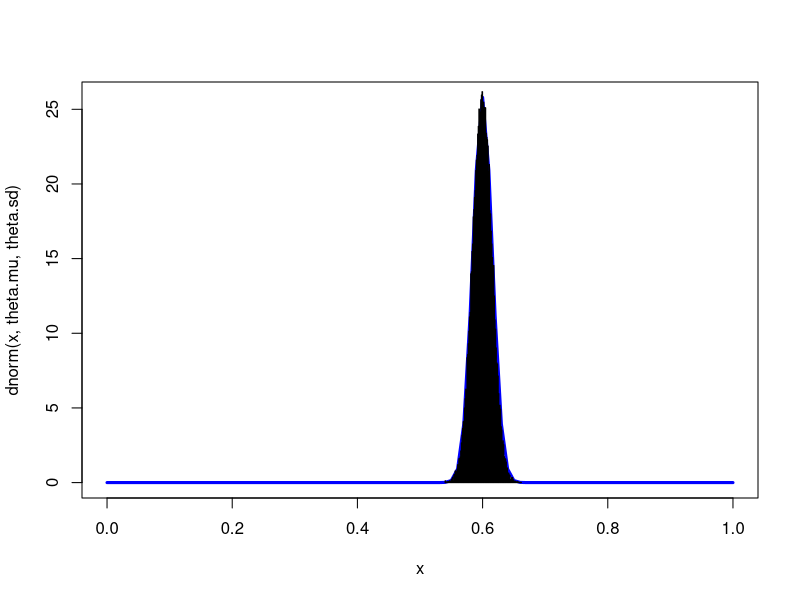
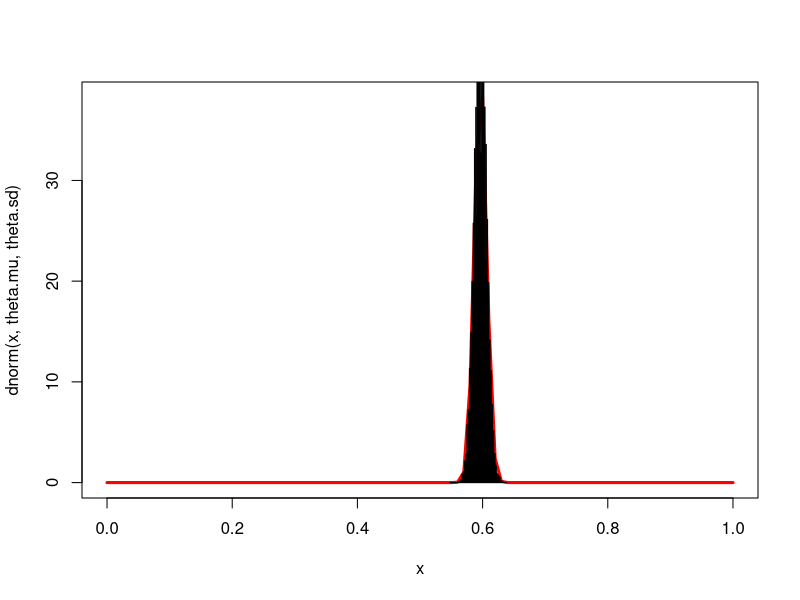
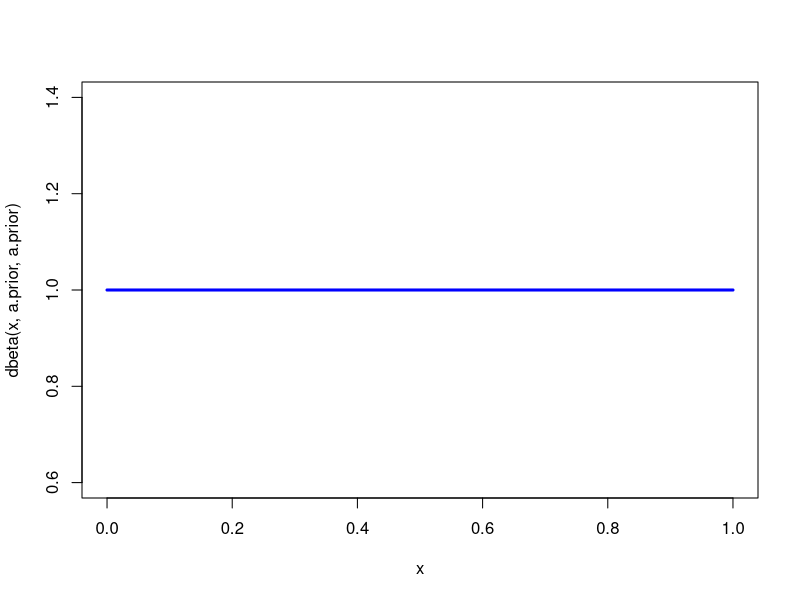
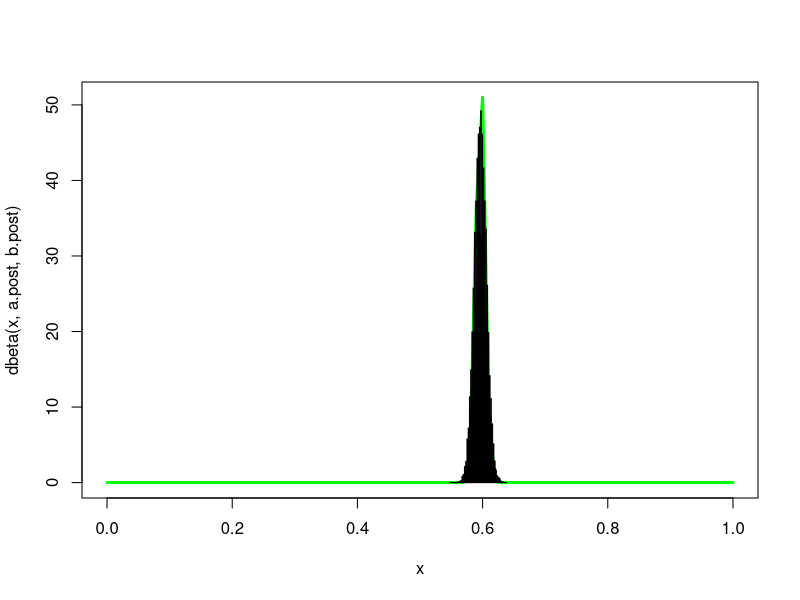
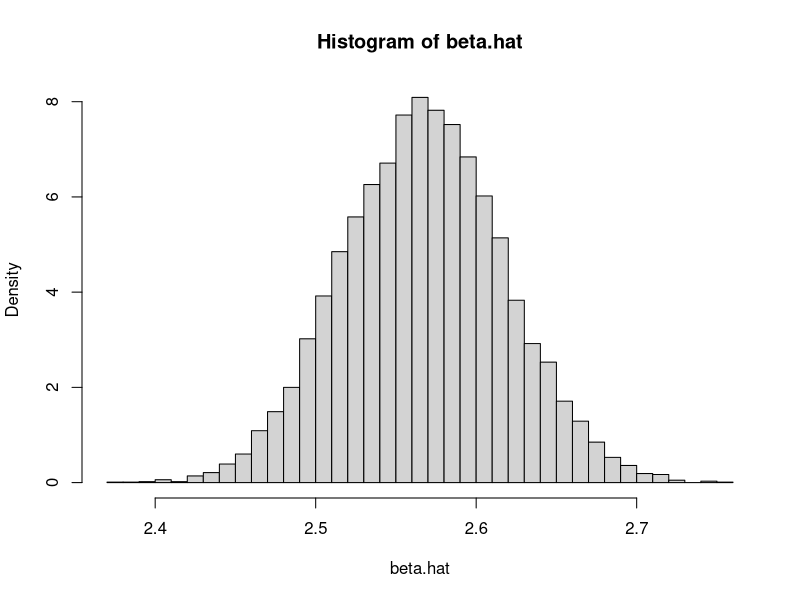

Recreate these plots in R, in order.
## ---- chunk 1
R <- 50000 # number of replications
N <- 1000 
theta.true <- 0.6
theta.hat <- rep(0, R)

for(i in 1:R)
{
  y.raw <- rbinom(N, 1, theta.true)
  theta.hat[i] <- mean(y.raw)
}

theta.mu <- mean(theta.hat)
theta.sd <- sd(theta.hat)
curve(dnorm(x, theta.mu, theta.sd), type = "l", lwd = 3, col="blue")
hist(theta.hat, breaks=100, add=TRUE, freq=FALSE)
## ---- chunk 2
N <- 5000
y.one <- rbinom(N, 1, theta.true)


R <- 50000 # number of replications
theta.hat <- rep(0, R)

for(i in 1:R)
{
  y.raw <- sample(y.one, size=2500, replace=TRUE)
  theta.hat[i] <- mean(y.raw)
}

theta.mu <- mean(theta.hat)
theta.sd <- sd(theta.hat)
curve(dnorm(x, theta.mu, theta.sd), type = "l", lwd = 3, col="red")
hist(theta.hat, breaks=100, add=TRUE, freq=FALSE)
## ---- chunk 3
a.prior <- 1
b.prior <- 1
curve(dbeta(x, a.prior, a.prior), lwd = 3, type = "l", col="blue")
## ---- chunk 4
N1 <- sum(y.one)
N0 <- N - N1
a.post <- N1 + a.prior
b.post <- N0 + b.prior

curve(dbeta(x, a.post, b.post), lwd = 3, type = "l", col = "green")
hist(theta.hat, breaks=100, add=TRUE, freq=FALSE)
## ---- chunk 5
# This represents the DGP
N <- 10000
a <- 1.258
b <- 2.567
x <- rnorm(N)
u <- rnorm(N, 0, 5)
y <- a + b * x + u

# MN hands off the data to the econometrician
fit <- lm(y ~ x)
summary(fit)
## ---- chunk 6
R <- 10000
beta.hat <- rep(0, R)

for(i in 1:R)
{
	u <- rnorm(N, 0, 5)
	y <- a + b * x + u
	fit <- lm(y ~ x)
	beta.hat[i] <- coef(fit)[2]
}

#beta.mu <- mean(beta.hat)
#beta.sd <- mean(beta.hat)
#curve(dnorm(x, beta.mu, beta.sd), lwd = 3, type = "l", col = "blue")
hist(beta.hat, breaks = 50, freq = F)
